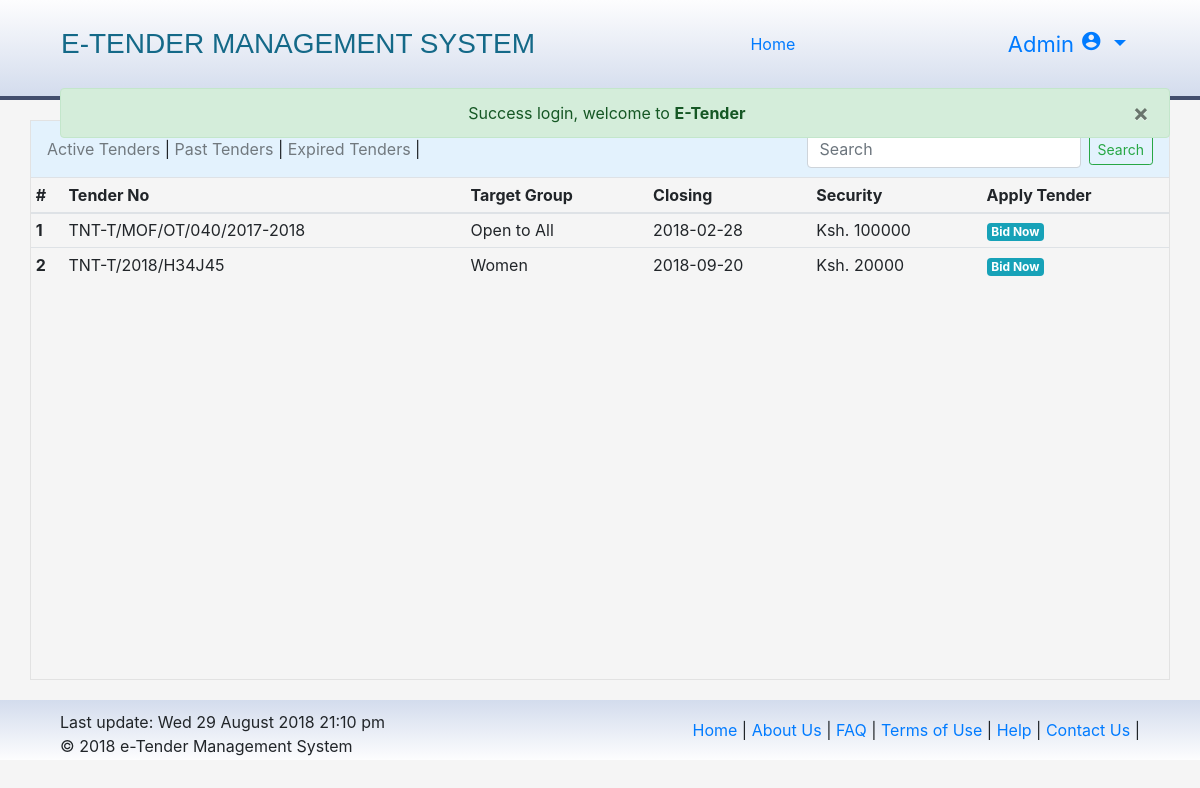
The page /index.php?msg=suclogin (signed in) on the database its author committed.
### tables this page shows
CREATE TABLE `tenders` (
  `_id` int(11) NOT NULL,
  `tender_number` varchar(100) NOT NULL,
  `company_name` varchar(100) NOT NULL,
  `tender_cat` varchar(50) NOT NULL,
  `tender_type` varchar(50) NOT NULL,
  `tender_security` varchar(50) NOT NULL DEFAULT '0',
  `tender_closing` varchar(100) NOT NULL,
  `tender_desc` text NOT NULL,
  `added_by` varchar(100) NOT NULL,
  `approved` tinyint(1) NOT NULL DEFAULT '0',
  `expired` tinyint(1) NOT NULL DEFAULT '0',
  `dateadded` timestamp NOT NULL DEFAULT CURRENT_TIMESTAMP
);

### index.php (the view, shortened to what this page needs)
<?php
  include 'include/head.php';
?>
<div class="container body padding0">
  <?php
    include 'include/navigation.php';
  ?>
  <table class="table table-sm table-hover table-tenders">
    <thead>
      <tr>
        <th scope="col">#</th>
        <th scope="col">Tender No</th>
        <th scope="col">Target Group</th>
        <th scope="col">Closing</th>
        <th scope="col">Security</th>
        <th scope="col">Apply Tender</th>
      </tr>
    </thead>
    <tbody>
      <?php
        $sql = "SELECT * FROM tenders WHERE approved = '1' AND expired = '0'";
        $query = mysqli_query($db, $sql);
        $count = 0;
        while ($row = mysqli_fetch_assoc($query)) {
          $_id = $row['_id'];
          $t_num = $row['tender_number'];
          $t_cat = $row['tender_cat'];
          $t_desc = $row['tender_desc'];
          $t_closing = $row['tender_closing'];
          $t_security = $row['tender_security'];
          $count++;
          switch ($t_cat) {
            case 'oa':
              $category = "Open to All";
              break;
            case 'w':
              $category = "Women";
              break;
          }
          $url = 'bid.php?id='.$_id;
          echo "
            <tr class='t-row'>
              <th scope='row'>$count</th>
              <td><span data-container='body' data-toggle='popover' title='$t_num' data-placement='bottom' data-content='$t_desc'>$t_num</span></td>
              <td>$category</td>
              <td>$t_closing</td>
              <td>Ksh. $t_security</td>
              <td><a href='$url' class='badge badge-info'>Bid Now</a></td>
            </tr>
          ";
        }
      ?>
    </tbody>
  </table>
<?php
  include 'include/footer.php';
?>

### css/styles.css (style rules this page uses)
.padding0 { padding: 0!important; }
body { background: #f5f5f5; height: 100%; }
.body { min-height: 70%; margin: 20px auto; border: 1px solid #e2e2e2; }
table > tbody > tr { cursor: pointer; }

### rows shown on the page
tenders: tender_number "TNT-T/MOF/OT/040/2017-2018", tender_cat "Open to All", tender_closing "2018-02-28", tender_security "100000"
tenders: tender_number "TNT-T/2018/H34J45", tender_cat "Women", tender_closing "2018-09-20", tender_security "20000"

### other values the page prints
$username "Admin"
